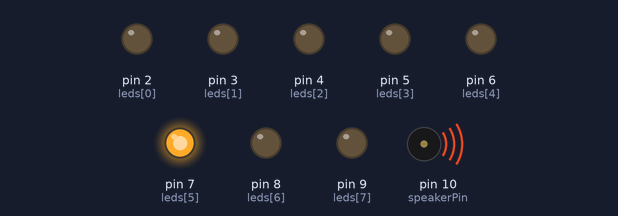
Bench run of a sketch on a simulated Arduino Uno, built with avr-gcc and run on an emulated ATmega328P. Parts: output pins drawn as LEDs (lit = HIGH), buzzer (waves = sounding).

Above: at 1.47 s.
At 2.2 s:
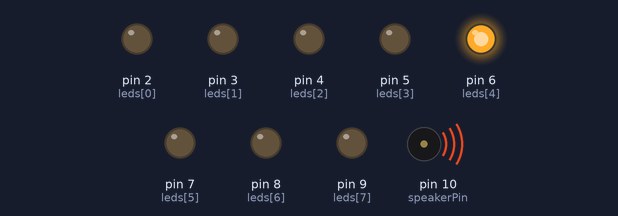
At 2.76 s:
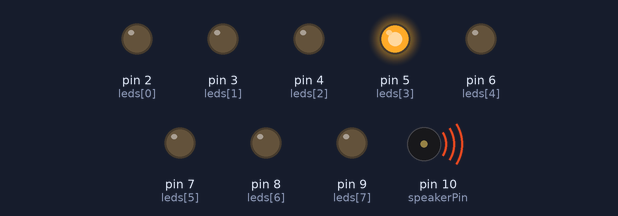
At 3.42 s:
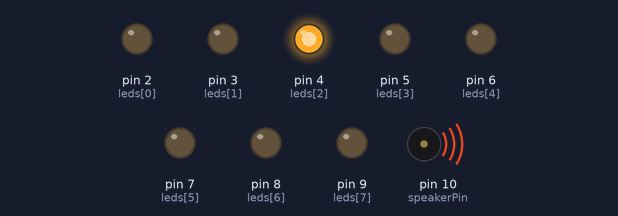
At 4.8 s:
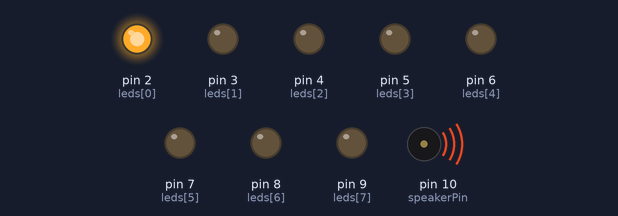
At 5.8 s:
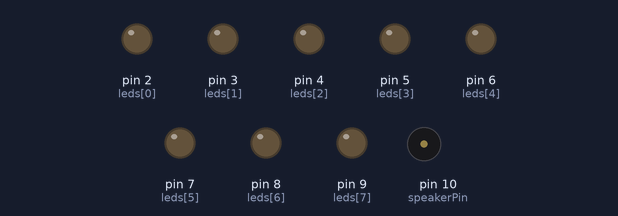
Timing chart, 0 to 7.5 s (numbered marks = the images above):
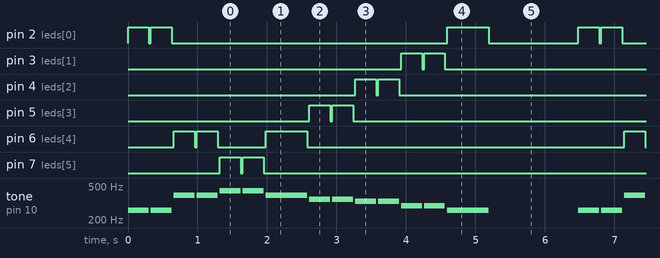

The sketch:

TonesOrigainal.ino
```cpp
int speakerPin = 10;
// 依照簡譜的順序，填入代表的音符，空白代表休止符
char notes[] = "ccggaagffeeddc ";
// 決定每個音階的拍子，注意這邊用 unsigned long 所以拍子只能是正整數
unsigned long beats[] = {1,1,1,1,1,1,2,1,1,1,1,1,1,2,4};
// 利用 sizeof()，算出總共要多少音符
int length = sizeof(notes);
// 決定一拍多長，這邊一拍 300 ms
int tempo = 300;

void setup() {
  pinMode(speakerPin, OUTPUT);
  pinMode(2,OUTPUT);  //燈號Do
  pinMode(3,OUTPUT);  //燈號Re
  pinMode(4,OUTPUT);  //燈號Mi
  pinMode(5,OUTPUT);  //燈號Fa
  pinMode(6,OUTPUT);  //燈號So
  pinMode(7,OUTPUT);  //燈號La
  pinMode(8,OUTPUT);  //燈號Si
  pinMode(9,OUTPUT);  //燈號Do
}

void loop() {
  // 利用 for 來播放我們設定的歌曲，一個音一個音撥放
  for (int i = 0; i < length; i++) {
 // 如果是空白的話，不撥放音樂
    if (notes[i] == ' ') {
      delay(beats[i] * tempo); // rest
    } else {
  // 呼叫 palyNote() 這個 function，將音符轉換成訊號讓蜂鳴器發聲
      playNote(speakerPin,notes[i], beats[i] * tempo);
    }
    // 每個音符之間的間隔，這邊設定的長短會有連音 or 段音的效果
    delay(tempo/10);
  }
}

void playNote(int OutputPin, char note, unsigned long duration) {
   // 音符字元與對應的頻率由兩個矩陣表示
  char names[] = { 'c', 'd', 'e', 'f', 'g', 'a', 'b', 'C' };
  int tones[] = { 261, 294, 330, 349, 392, 440, 494, 523 };
  int leds[] = { 2, 3, 4, 5, 6, 7, 8, 9 };
  // 播放音符對應的頻率
  for (int i = 0; i < 8; i++) {
    if (names[i] == note) {
      tone(OutputPin,tones[i], duration);
      digitalWrite(leds[i], HIGH);
  //下方的 delay() 及 noTone ()，測試過後一定要有這兩行，整體的撥放出來的東西才不會亂掉，可能是因為 Arduino 送出tone () 頻率後會馬上接著執行下個指令，不會等聲音播完，導致撥出的聲音混合而亂掉
      delay(duration);
      noTone(OutputPin);
      digitalWrite(leds[i], LOW);
    }
  }
}
```

Measured:
- by itself, pin 2 (leds[0]): repeats every 6.5 s: LOW 0.03 s, HIGH 0.30 s, LOW 4.0 s, HIGH 0.60 s, LOW 1.3 s, HIGH 0.30 s
- by itself, pin 3 (leds[1]), pin 4 (leds[2]), pin 5 (leds[3]), pin 7 (leds[5]): repeats every 6.5 s: LOW 0.03 s, HIGH 0.30 s, LOW 5.9 s, HIGH 0.30 s
- by itself, pin 6 (leds[4]): repeats every 6.5 s: LOW 0.03 s, HIGH 0.30 s, LOW 0.69 s, HIGH 0.60 s, LOW 4.6 s, HIGH 0.30 s
- by itself, tone on pin 10 (speakerPin): plays 261 Hz for 0.30 s, 261 Hz for 0.30 s, 392 Hz for 0.30 s, 392 Hz for 0.30 s, 440 Hz for 0.30 s, 440 Hz for 0.30 s … (88 notes in this stretch)
